Frame 1 (no input): blank canvas, image omitted
Frame 60 (no input): blank canvas, image omitted
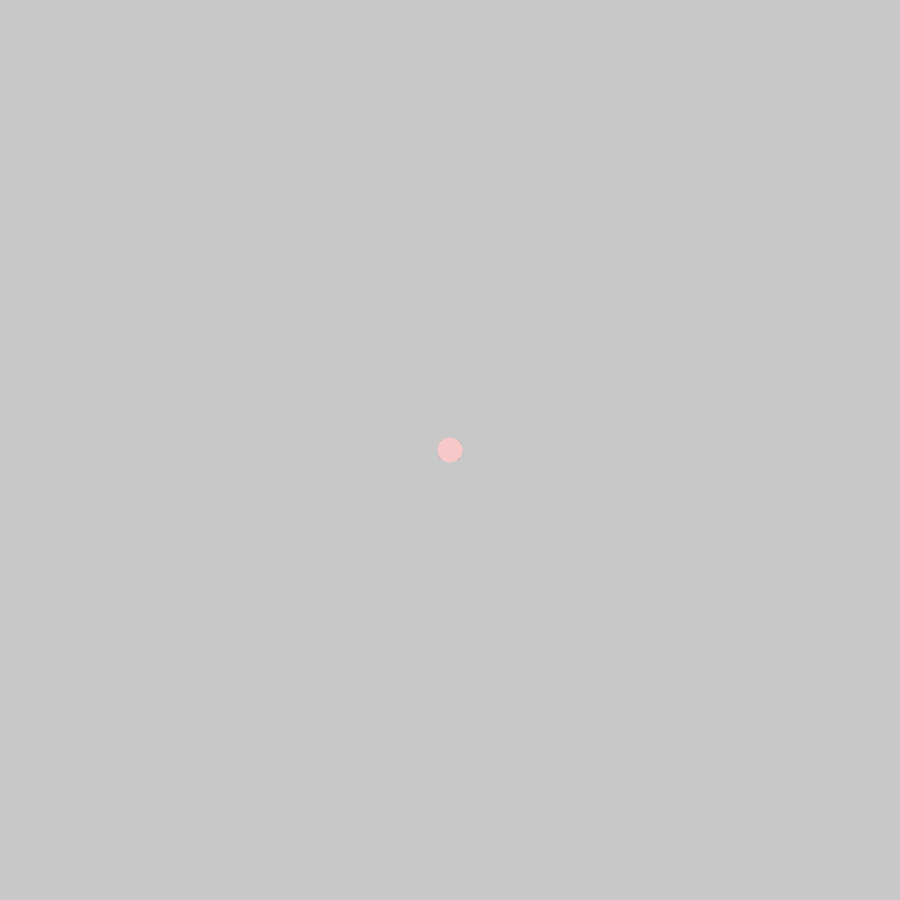
Frame 120 (the mouse pressed at the canvas centre since frame 60)

The p5.js sketch whose frames 1 and 60 were blank and that drew this single picture after the mouse press (run headless with seeded random() and noise() and a simulated clock; from frame 60 on, the mouse is pressed at the canvas centre):

// p5.js sketch
// ── sketch.js
var circleX = 0;

function setup() {
  createCanvas (900,900);
  background (200);
}

function draw() {
  //background (200);
  noStroke();
  fill(250,200,200,25);
  ellipse (mouseX,mouseY,25,25);

}

function mousePressed () {
background (200);
}
